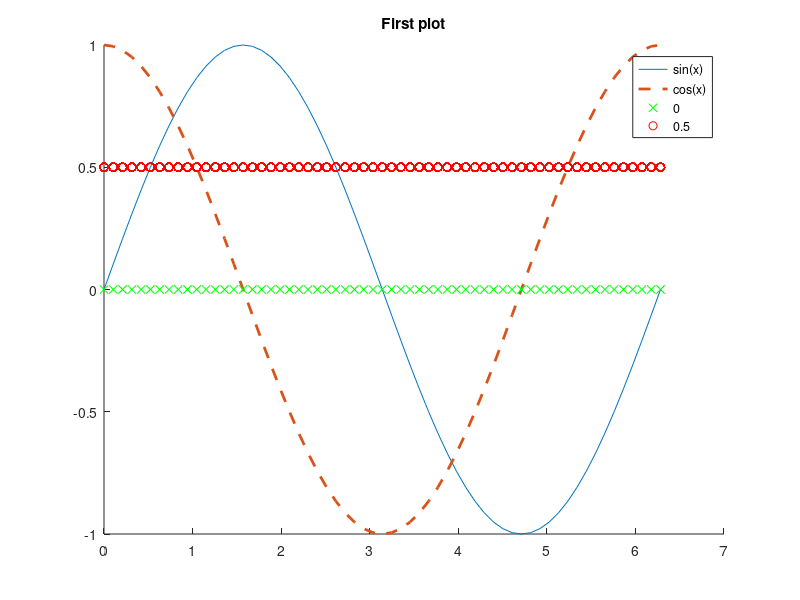
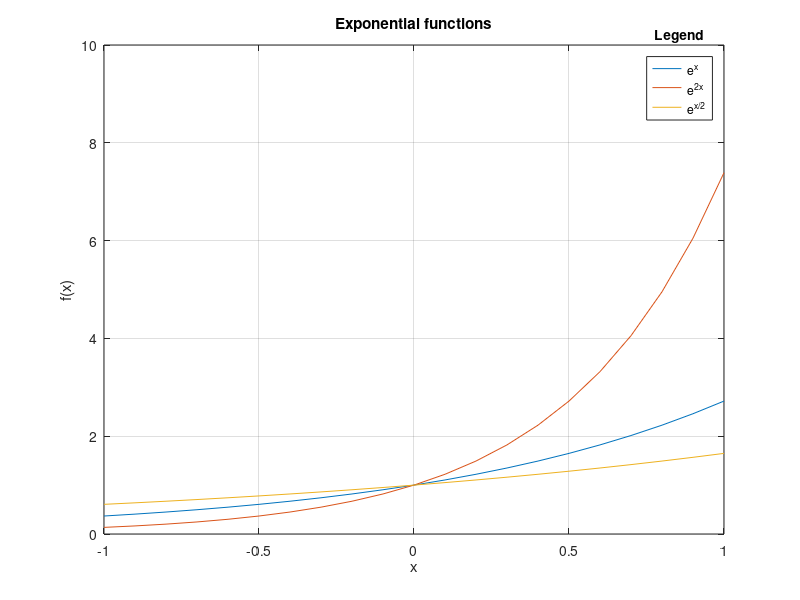
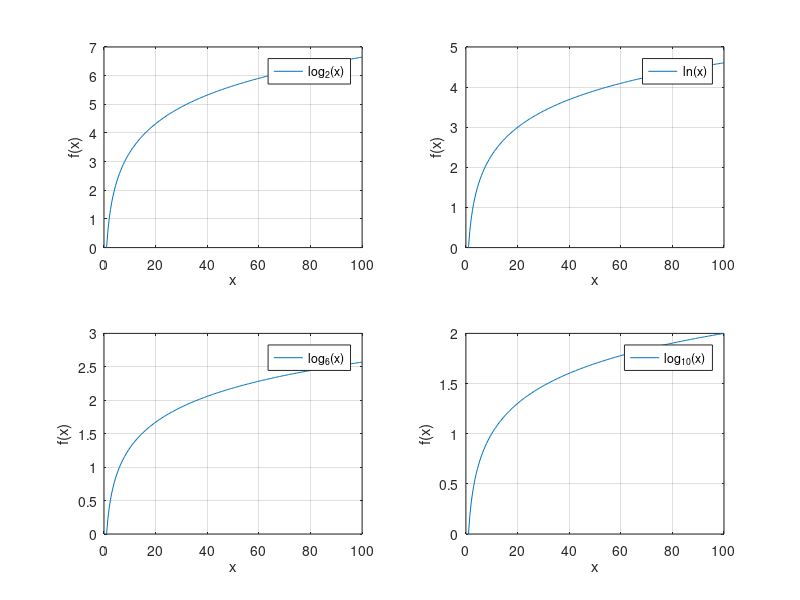

MATLAB code for these plots, in order:
% first script (not a function!) to show off simple plotting

%% useful commands
% %% signifies a section in code
% commands for clearing variables, command window, and closing redundant 
% plot windows
clear; clc; close all;

%% first plot 
% x in range from 0 to 2*pi with step pi/30
x = 0:pi/30:2*pi;

% ys as predifined trigonometric functions sine and cosine
y1 = sin(x);
y2 = cos(x);

% ys as constant functions created by using predefined matrix of zeros and
% ones
% using command size(var, dim) to create a vector of zeros or ones, check
% workspace to see the corresponding dimension of x
y3 = zeros(1, size(x, 2));
y4 = 0.5*ones(size(x, 2));

% new figure
figure
% holding on to keep all plots in one figure
hold on
% simplest plot without any additional parameters
plot(x, y1);
% plot with -- line and wider line
plot(x, y2, '--', 'LineWidth', 2);
% two plots in one command - one with green xs, one with red os
plot(x, y3, 'gx', x, y4, 'or');
hold off
% plot title and legend
title('First plot');
legend('sin(x)', 'cos(x)', '0', '0.5');

%% second plot
% new x on [-1, 1] with step 0.1
x=-1:0.1:1; 
% transpose of x
x=x'; 	

% ys as various exponential functions
y1 = exp(x); 
y2 = exp(2*x); 
y3 = exp(x/2); 

% new figure, all plots in one command, added grid, limited axis range,
% axes labels
figure;
plot(x,[y1 y2 y3]);
grid;
% [x_left x_right y_lower y_upper]
axis([-1 1 0 10]);
title('Exponential functions');
% it is possible to use standard latex notation ...^{...}
leg = legend('e^x', 'e^{2x}', 'e^{x/2}');
title(leg, 'Legend');
xlabel('x');
ylabel('f(x)'); 

%% third plot
% various logarithms on [1, 100] with step 0.5
x = 1:0.5:100;
x = x';

y4 = log2(x);
y5 = log(x);
y6 = log(x)/log(6);
y7 = log10(x);

% new figure with 4 subplots
% using subplot(m, n, p) command - creates a m x n grid with p as the
% position in range 1:m*n
figure 
subplot(2, 2, 1);
plot(x, y4);
grid;
% using latex notation ..._{...} again
legend('log_{2}(x)');
xlabel('x');
ylabel('f(x)'); 

subplot(2, 2, 2);
plot(x, y5);
grid;
legend('ln(x)');
xlabel('x');
ylabel('f(x)'); 

subplot(2, 2, 3)
plot(x, y6)
grid;
legend('log_{6}(x)');
xlabel('x');
ylabel('f(x)'); 

subplot(2, 2, 4);
plot(x, y7);
grid;
legend('log_{10}(x)');
xlabel('x');
ylabel('f(x)'); 